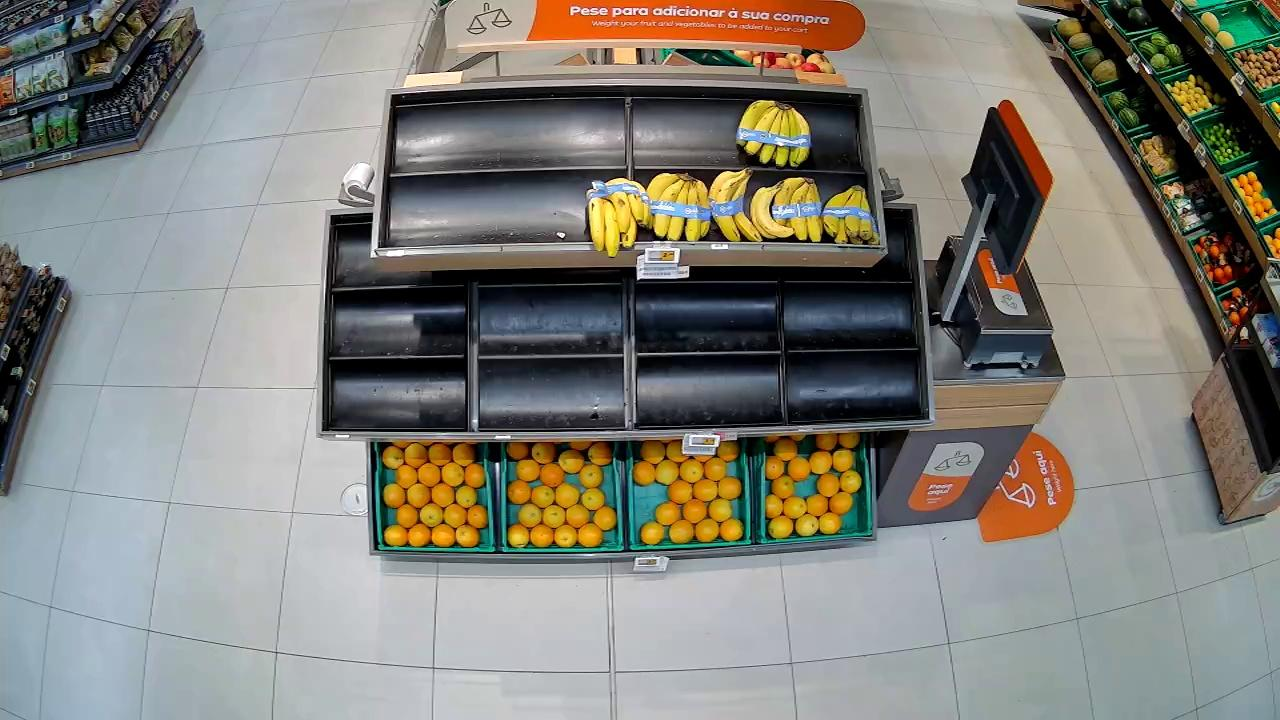
#> input picture data/Frutas e Legumes (train & test)/6215/1751001268.jpg, 1280 x 720 px; its folder holds only this picture in this run
$ python -i stockmodel.py   (imports and definitions only)
#> lines starting #> are read from the running program, lines starting #| are printed output that depends on the picture
### pipeline/pixel/features.py
"""Owner B. Cheap pixel features per crop. Reads crops_index.json, writes features.json."""
import argparse
import json
from pathlib import Path

import cv2
import numpy as np

from pipeline.common.config import CROPS_INDEX, FEATURES, LABELS, OUT
from pipeline.common.parallel import tmap

_RUN_FRAMES = OUT / "run_frames.json"
_HSV_BINS = 32


def _load_image(path: str | Path) -> tuple[np.ndarray, np.ndarray] | None:
    """RGB crop and boolean validity mask (warp alpha > 0; all True for a plain BGR file)."""
    img = cv2.imread(str(path), cv2.IMREAD_UNCHANGED)
#> img is the input picture: shape (720, 1280, 3); mean B, G, R 121.4, 128.5, 129.7
    if img is None:
        return None
    mask = img[:, :, 3] > 0 if img.ndim == 3 and img.shape[2] == 4 else np.ones(img.shape[:2], dtype=bool)
#> mask: shape (720, 1280) bool; every value is 1
    bgr = img[:, :, :3] if img.ndim == 3 else cv2.cvtColor(img, cv2.COLOR_GRAY2BGR)
    return cv2.cvtColor(bgr, cv2.COLOR_BGR2RGB), mask


# [126 lines left out: functions _hsv_hist, _chi2_dist, area_features, run, not called in this run]


# [13 lines that do not run on import are left out]

### pipeline/pixel/stockmodel.py
"""Owner B. Learned stock source `gb`: gradient boosting on lighting-normalised Lab/edge crop features, the previous
labelled frame's stock and the kNN probabilities. Called by features.run() after add_neighbours.

Per area the crop vector is taken relative to that area's median over ALL frames (label-free), after subtracting the
frame's mean illumination, so it measures what changed on the shelf, not the light. Never trained on the frame it
predicts (CLAUDE.md rule 6): labelled targets use a frame-grouped fold model, `causal` uses only earlier frames.
"""
import copy
from pathlib import Path

import cv2
import numpy as np
from sklearn.ensemble import GradientBoostingClassifier

from pipeline.common.parallel import pmap, tmap
from pipeline.pixel.features import _load_image
from pipeline.pixel.neighbours import LEVELS, _level, _ts, add_neighbours

MIN_TRAIN = 150  # no gb below this many training rows
FOLDS = 5
PRIOR = (0.06, 0.13, 0.81)  # kNN stand-in when an area has no labelled neighbour
# Switches measured one by one on the forward-in-time score (docs/DECISIONS.md); a switch stays on only if it gained.
OPTS = {"soft": False, "model": "multi", "floor": False, "coverage": True}  # model: multi | ordinal. Forward score 3008 (off) vs 3023 soft, 3028 ordinal, 3012 both; coverage 3099 -> 3144


def _crop_vec(path: str) -> tuple[np.ndarray, np.ndarray] | None:
    """(8x8 Lab grid, 8 row bands of edge density + 8 of saturation) of a warp crop."""
    loaded = _load_image(path) if path else None
    if not loaded:
        return None
    rgb = loaded[0]
    grid = cv2.resize(cv2.cvtColor(rgb, cv2.COLOR_RGB2LAB).astype(np.float32), (8, 8), interpolation=cv2.INTER_AREA) / 255
    edges = (cv2.Canny(cv2.cvtColor(rgb, cv2.COLOR_RGB2GRAY), 50, 150) > 0).astype(np.float32)
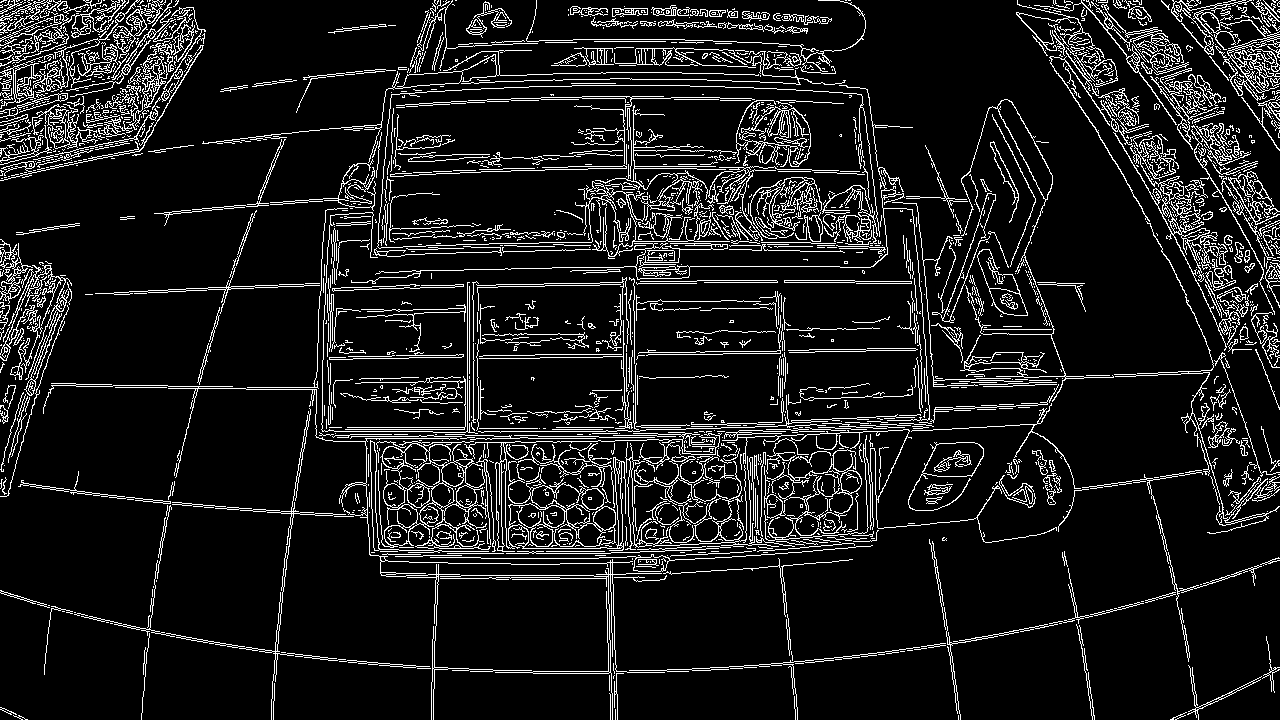
#> edges: shape (720, 1280) float32; values 0 (black) and 1 (white), 10.3% white in thin lines or dots
    sat = cv2.cvtColor(rgb, cv2.COLOR_RGB2HSV)[:, :, 1].astype(np.float32) / 255
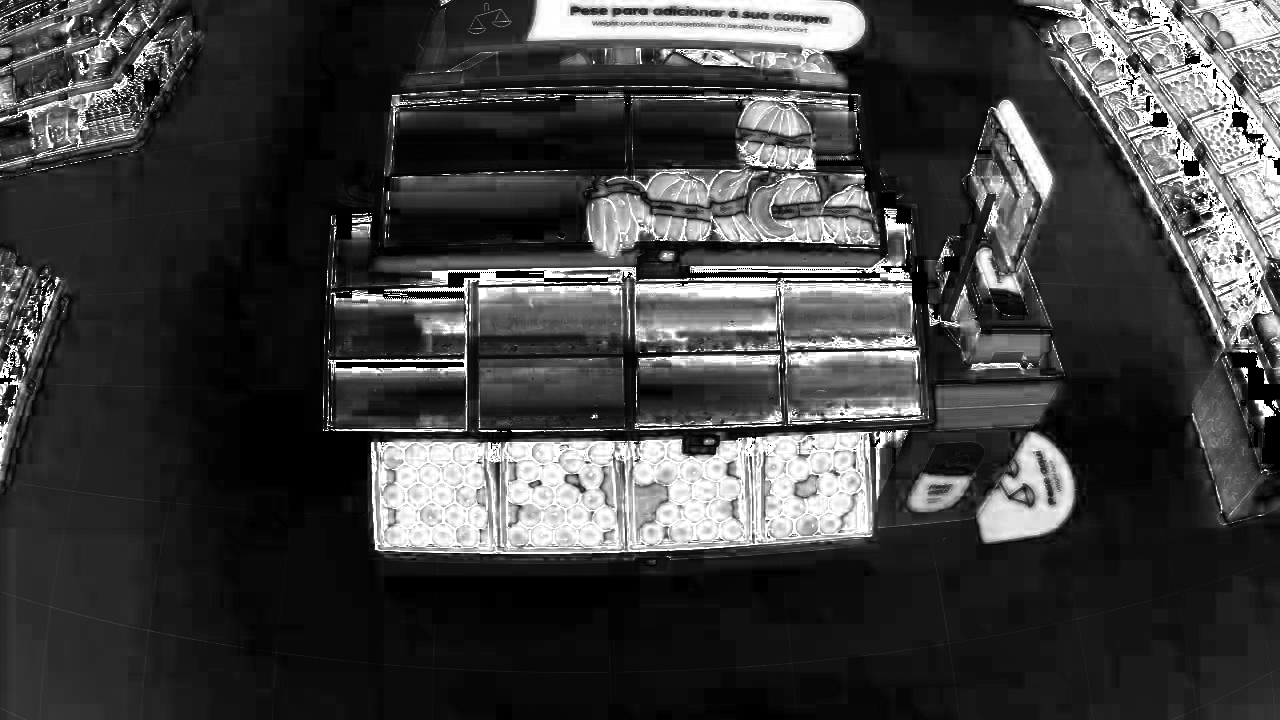
#> sat: shape (720, 1280) float32; min 0, max 1, mean 0.252
    bands = [edges[i * 32:(i + 1) * 32].mean() * 5 for i in range(8)] + [sat[i * 32:(i + 1) * 32].mean() for i in range(8)]
#> bands = [0.751, 0.762, 0.741, 0.597, 0.69, 0.59, 0.66, 0.715, 0.416, 0.368, 0.253, 0.286, 0.227, 0.271, 0.273, 0.263]
    return grid, np.array(bands)


def _make() -> GradientBoostingClassifier:
    return GradientBoostingClassifier(n_estimators=200, max_depth=3, learning_rate=0.05, subsample=0.8, random_state=0)


class _Ordinal:
    """Frank and Hall: two binary boosters for P(y >= half) and P(y >= full), turned into three class probabilities."""

    # [11 lines left out: functions fit, predict_proba, not called in this run]


def _new_model():
    return {"multi": _make, "ordinal": _Ordinal}[OPTS["model"]]()


# [93 lines left out: function add_gb, not called in this run]

>>> result = _crop_vec('../../data/Frutas e Legumes (train & test)/6215/1751001268.jpg')

$ run again, on data/Frutas e Legumes (train & test)/6215/1751005412.jpg
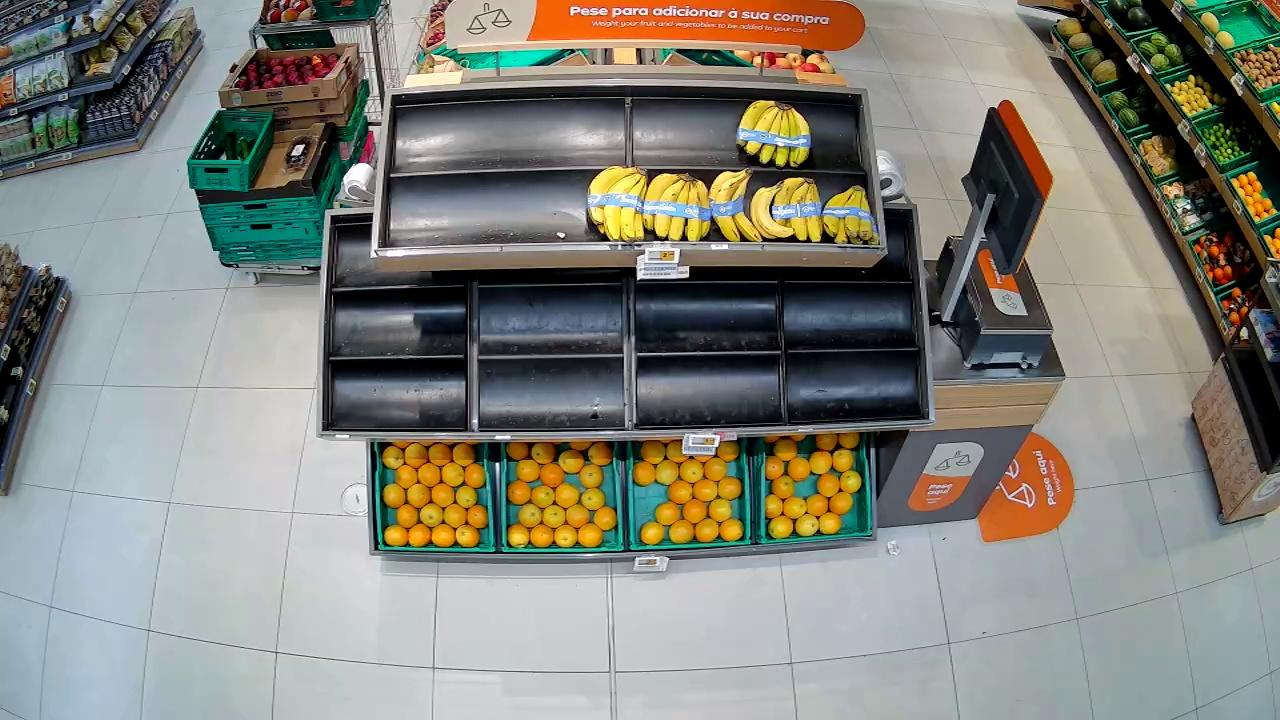
#> input picture data/Frutas e Legumes (train & test)/6215/1751005412.jpg, 1280 x 720 px
#> in _load_image, img is the input picture: shape (720, 1280, 3); mean B, G, R 123.3, 131.3, 131
#> mask: shape (720, 1280) bool; every value is 1
#> in _crop_vec, `edges = (cv2.Canny(cv2.cvtColor(rgb, cv2.COLOR_RGB2GRAY), 50, 150) > 0..`:
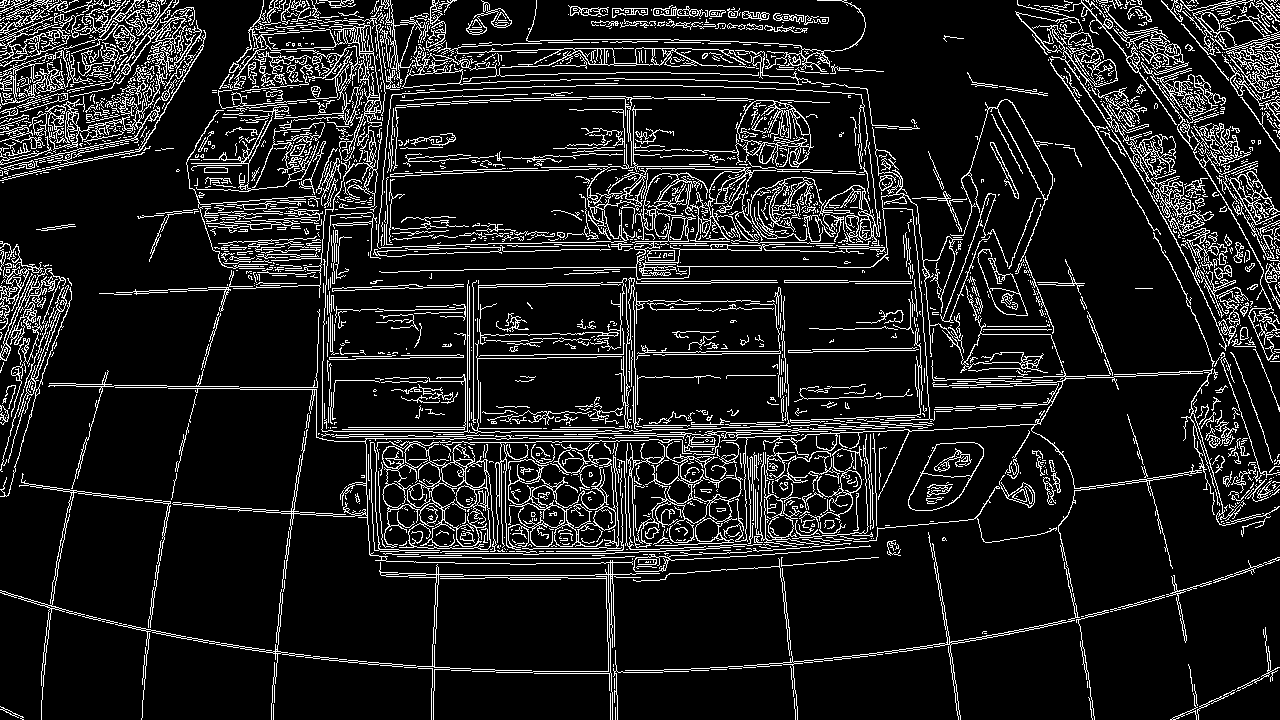
#> edges: shape (720, 1280) float32; values 0 (black) and 1 (white), 11.8% white in thin lines or dots
#> in _crop_vec, `sat = cv2.cvtColor(rgb, cv2.COLOR_RGB2HSV)[:, :, 1].astype(np.float32)..`:
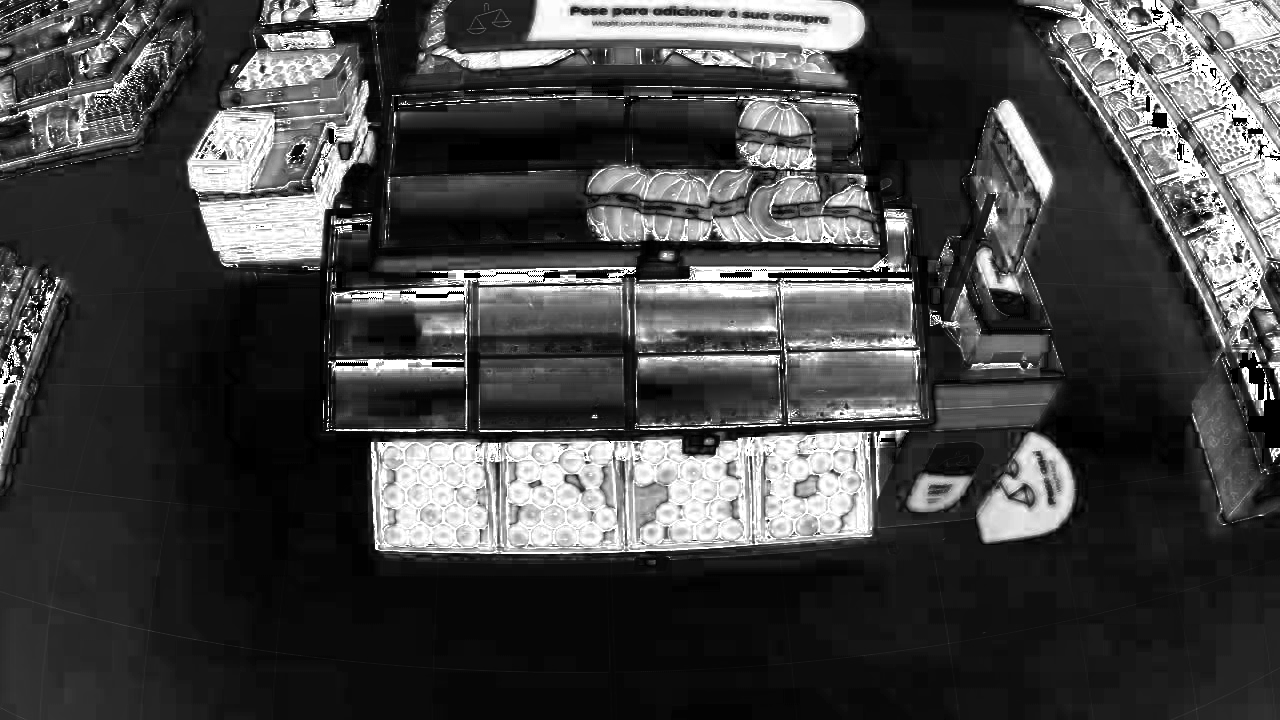
#> sat: shape (720, 1280) float32; min 0, max 1, mean 0.272
#> bands = [0.929, 0.988, 0.959, 0.762, 0.846, 0.729, 0.766, 0.828, 0.449, 0.432, 0.308, 0.347, 0.3, 0.359, 0.333, 0.325]

$ run again, on data/Frutas e Legumes (train & test)/6215/1751009590.jpg
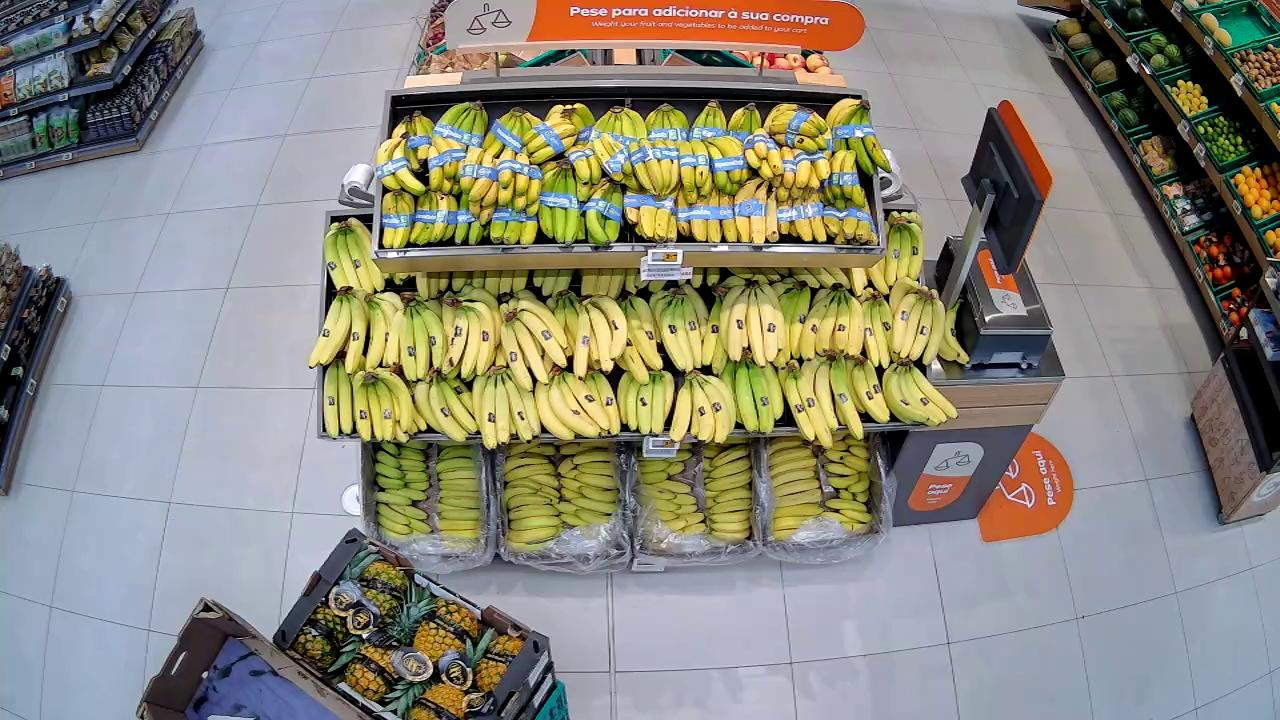
#> input picture data/Frutas e Legumes (train & test)/6215/1751009590.jpg, 1280 x 720 px
#> in _load_image, img is the input picture: shape (720, 1280, 3); mean B, G, R 125.5, 136.4, 138.4
#> mask: shape (720, 1280) bool; every value is 1
#> in _crop_vec, `edges = (cv2.Canny(cv2.cvtColor(rgb, cv2.COLOR_RGB2GRAY), 50, 150) > 0..`:
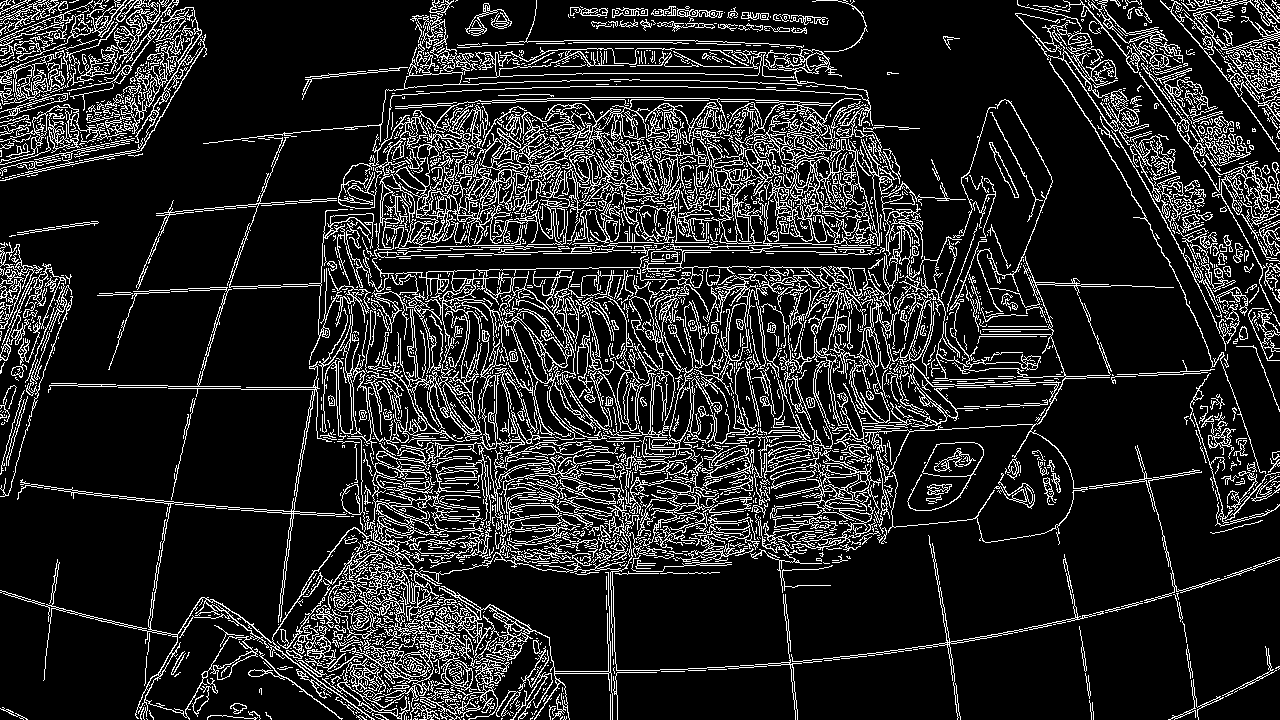
#> edges: shape (720, 1280) float32; values 0 (black) and 1 (white), 14.7% white in thin lines or dots
#> in _crop_vec, `sat = cv2.cvtColor(rgb, cv2.COLOR_RGB2HSV)[:, :, 1].astype(np.float32)..`:
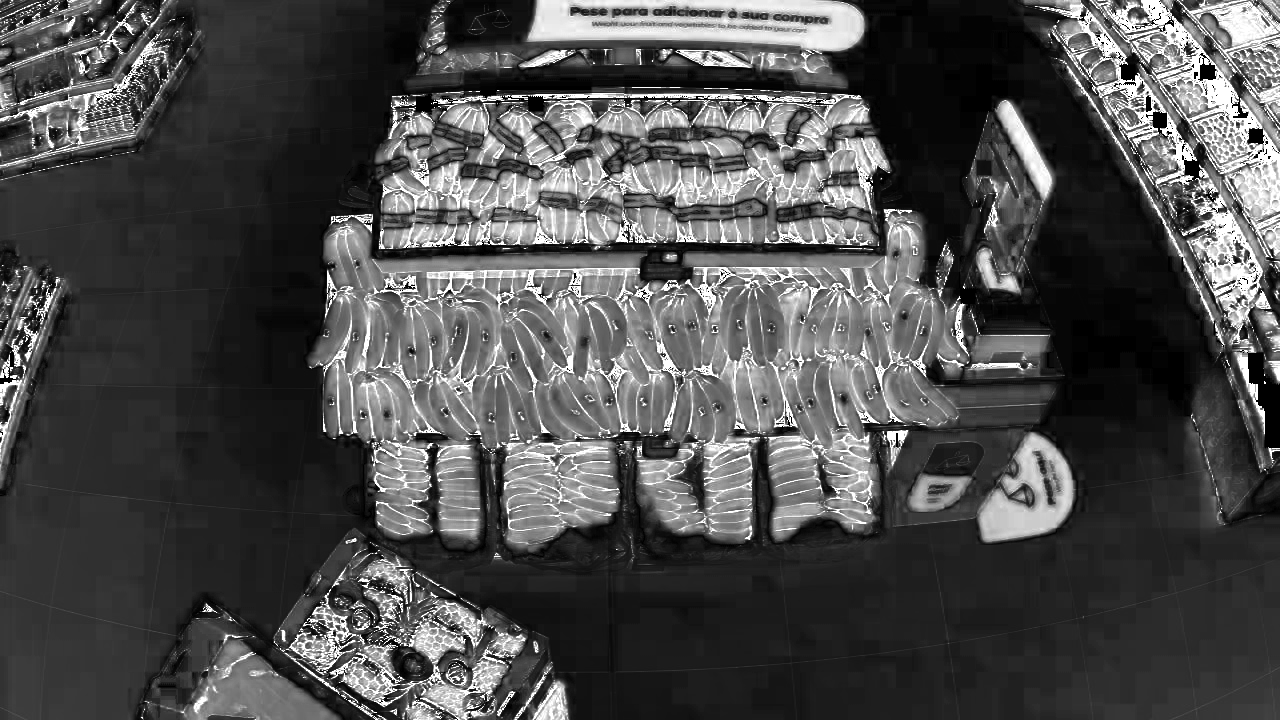
#> sat: shape (720, 1280) float32; min 0, max 1, mean 0.302
#> bands = [0.749, 0.816, 0.745, 0.884, 1.04, 0.909, 0.932, 0.834, 0.391, 0.351, 0.238, 0.389, 0.344, 0.377, 0.33, 0.338]
